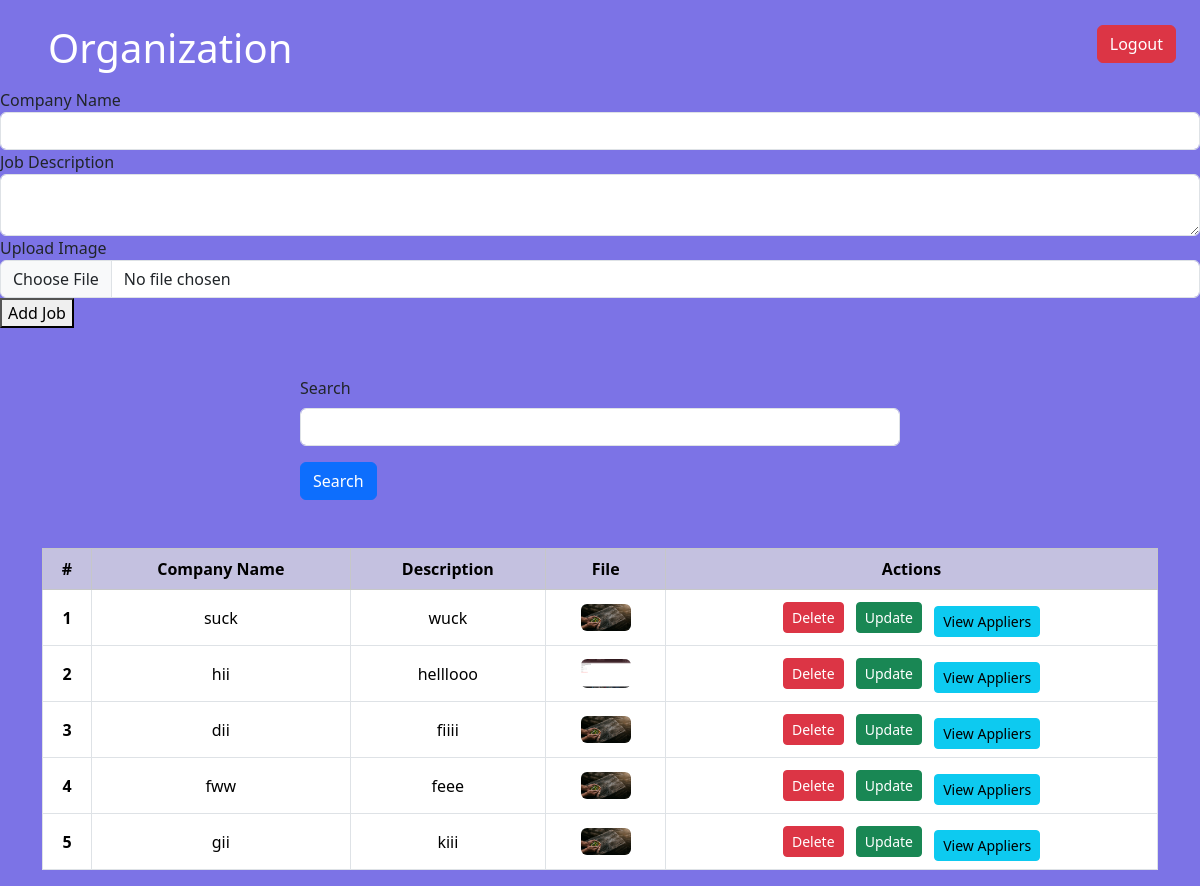
The page /organizer on the database its author committed.
### secondcareer/models.py (models this page shows, shortened)
class Secondcareer(models.Model):
    company_name=models.CharField(max_length=100)
    job_description=models.TextField()
    job_image=models.ImageField(upload_to="secondcareer")

### secondcareer/views.py (the view, shortened to what this page needs)
# urls.py: path('organizer',views.organizer,name='organizer'),
def organizer(request):
    queryset=Secondcareer.objects.all()
    context={'organizer':queryset}
    return render(request,'organizer_page.html',context)

### templates/organizer_page.html (shortened to what this page needs)
<!doctype html>
<html lang="en">
<head>
    <link href="https://cdn.jsdelivr.net/npm/bootstrap@5.3.8/dist/css/bootstrap.min.css" rel="stylesheet"
>
</head>
<body style="background-color: #7c73e6;">
    <nav class="navbar navbar-expand-ig ">
    <h1 class="ms-5 mt-3"style="color:white;">Organization</h1>
    <button type="submit" class="btn btn-danger me-4">Logout</button>
        </nav>
    <div>
        <form method="POST" enctype="multipart/form-data">
    <label>Company Name</label>
    <input
        type="text"
        name="company_name"
        class="form-control">
    <label>Job Description</label>
    <textarea
        name="job_description"
        class="form-control"></textarea>
    <label>Upload Image</label>
    <input
        type="file"
        name="job_image"
        class="form-control">
    <button type="submit">
        Add Job
    </button>
</form>
    </div>
    <div class="mt-5">
        <div class="mx-auto col-6">
            <form>
                <div class="mb-3">
                    <label class="form-label">Search </label>
                    <input name="search" type="text" class="form-control" value="{{ request.GET.search }}">
                </div>
                <button type="submit" class="btn btn-primary">Search</button>
            </form>
        </div>
    </div>
    <div class="mt-5 container">
        <table class="table table-bordered text-center align-middle">
            <thead class="table-light">
                <tr>
                    <th scope="col"style="background-color: #c4c1e0;">#</th>
                    <th scope="col"style="background-color: #c4c1e0;">Company Name</th>
                    <th scope="col"style="background-color: #c4c1e0;">Description</th>
                    <th scope="col"style="background-color: #c4c1e0;">File</th>
                    <th scope="col"style="background-color: #c4c1e0;">Actions</th>
                </tr>
            </thead>
<tbody>
{% for job in organizer %}
<tr>
    <th scope="row">
        {{ forloop.counter }}
    </th>
    <td>
        {{ job.company_name }}
    </td>
    <td>
        {{ job.job_description }}
    </td>
    <td>
        {% if job.job_image %}
            <img src="{{ job.job_image.url }}"
                 alt="{{ job.company_name }}"
                 width="50"
                 class="rounded">
        {% else %}
            No image
        {% endif %}
    </td>
    <td>
        <a href="/delete_job/{{ job.id }}"
           class="btn btn-danger btn-sm me-2">
           Delete
        </a>
        <a href="/update_job/{{ job.id }}"
           class="btn btn-success btn-sm me-2">
           Update
        </a>
        <a href="/view_appliers/{{ job.id }}"
           class="btn btn-info btn-sm mt-2">
           View Appliers
        </a>
    </td>
</tr>
{% endfor %}
</tbody>
        </table>
    </div>
</body>
</html>

### rows shown on the page
Secondcareer: company_name "suck", job_description "wuck", job_image (picture)
Secondcareer: company_name "hii", job_description "helllooo", job_image (picture)
Secondcareer: company_name "dii", job_description "fiiii", job_image (picture)
Secondcareer: company_name "fww", job_description "feee", job_image (picture)
Secondcareer: company_name "gii", job_description "kiii", job_image (picture)
